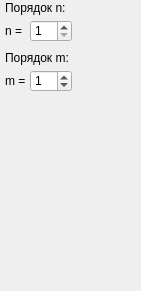
    <widget class="QWidget" name="gaussLaguerreModePage">
     <property name="geometry">
      <rect>
       <x>0</x>
       <y>0</y>
       <width>141</width>
       <height>291</height>
      </rect>
     </property>
     <attribute name="label">
      <string>Мода Гаусса-Лагерра</string>
     </attribute>
     <widget class="QLabel" name="nLaguerreText">
      <property name="geometry">
       <rect>
        <x>5</x>
        <y>0</y>
        <width>111</width>
        <height>16</height>
       </rect>
      </property>
      <property name="text">
       <string>Порядок n:</string>
      </property>
     </widget>
     <widget class="QLabel" name="mLaguerreText">
      <property name="geometry">
       <rect>
        <x>5</x>
        <y>50</y>
        <width>111</width>
        <height>16</height>
       </rect>
      </property>
      <property name="text">
       <string>Порядок m:</string>
      </property>
     </widget>
     <widget class="QSpinBox" name="nLaguerreInputBox">
      <property name="geometry">
       <rect>
        <x>30</x>
        <y>20</y>
        <width>42</width>
        <height>22</height>
       </rect>
      </property>
      <property name="minimum">
       <number>1</number>
      </property>
      <property name="value">
       <number>1</number>
      </property>
     </widget>
     <widget class="QLabel" name="mLaguerreInputText">
      <property name="geometry">
       <rect>
        <x>5</x>
        <y>70</y>
        <width>21</width>
        <height>21</height>
       </rect>
      </property>
      <property name="text">
       <string>m = </string>
      </property>
     </widget>
     <widget class="QSpinBox" name="mLaguerreInputBox">
      <property name="geometry">
       <rect>
        <x>30</x>
        <y>70</y>
        <width>42</width>
        <height>22</height>
       </rect>
      </property>
      <property name="minimum">
       <number>-99</number>
      </property>
      <property name="value">
       <number>1</number>
      </property>
     </widget>
     <widget class="QLabel" name="nLaguerreInputText">
      <property name="geometry">
       <rect>
        <x>5</x>
        <y>20</y>
        <width>21</width>
        <height>21</height>
       </rect>
      </property>
      <property name="text">
       <string>n = </string>
      </property>
     </widget>
    </widget>
